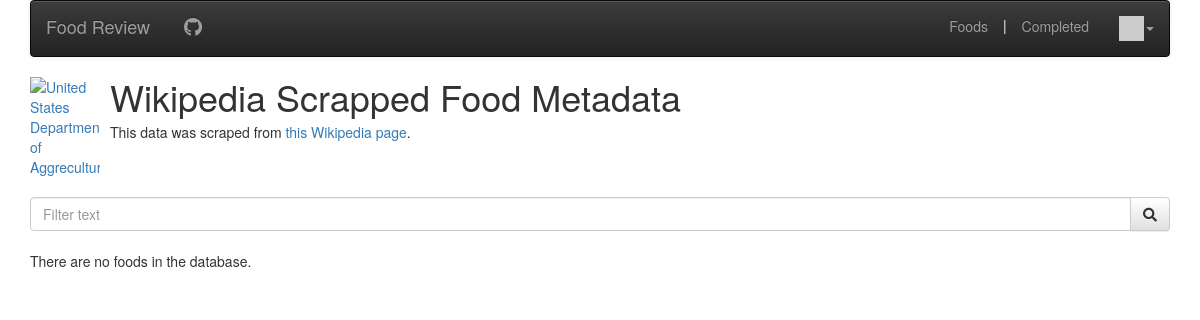
The page /categories (signed in) on the database as committed earlier.
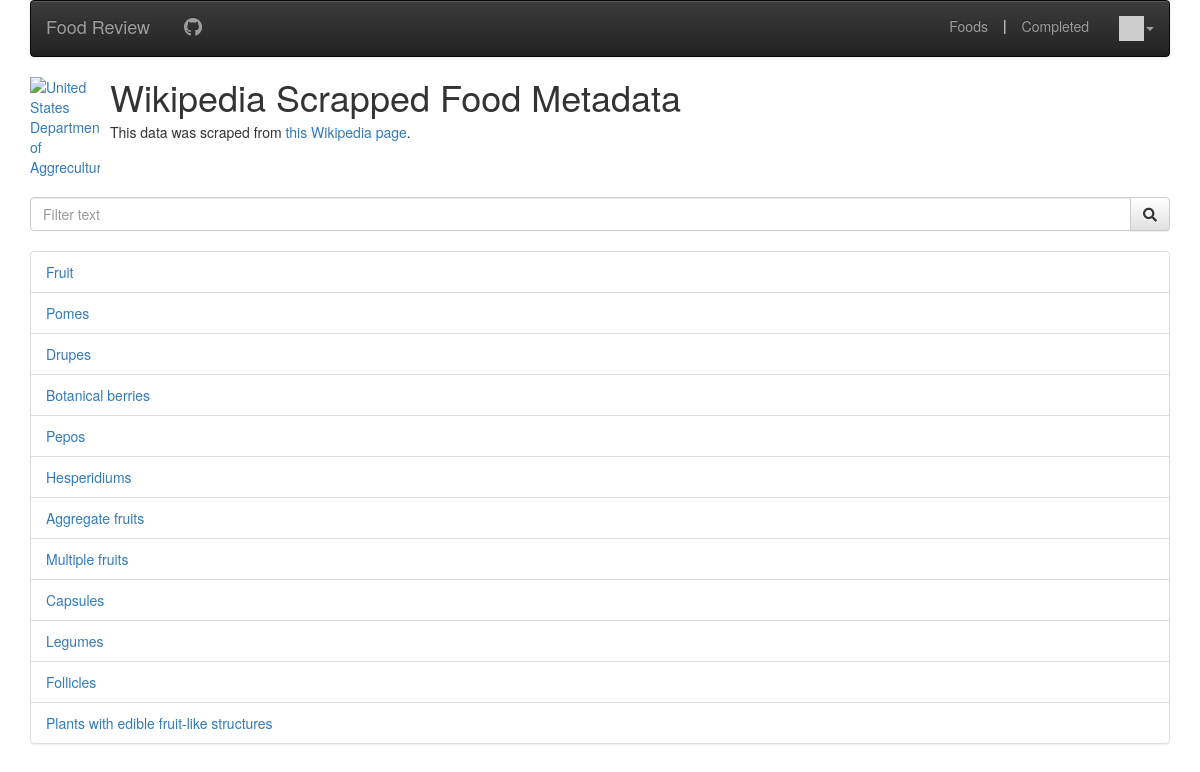
The same page on the database as committed later.
### review/models.py (models this page shows, shortened)
class WikiCategory(models.Model):
    name = models.CharField(
        max_length=200,
        blank=False,
        validators=[MinLengthValidator(
            2, "Category names must be longer than 1 character")]
    )
    description = models.CharField(max_length=30000)
    wiki_url = models.CharField(max_length=1000, null=True)
    parent_category = models.ForeignKey(
        'WikiCategory', on_delete=models.SET_NULL, null=True)
    foods = models.ManyToManyField('WikiFood', through='WikiCategoryAssignment', blank=True)

### review/views/wiki_views.py (the view)
# urls.py: path('categories', views.CategoryList.as_view(), name='categories'),
class CategoryList(ListView):
    template_name = 'review/category_list.html'
    model = WikiCategory

### home/context_processors.py (called while the page is built)
def settings(request):
    return {
        'settings': django_settings,
    }

### home/templatetags/app_tags.py (called while the page is built)
@register.filter(name='gravatar')
def gravatar(user, size=35):
    email = str(user.email.strip().lower()).encode('utf-8')
    email_hash = md5(email).hexdigest()
    url = "//www.gravatar.com/avatar/{0}?s={1}&d=identicon&r=PG"
    return url.format(email_hash, size)

### review/templates/review/category_list.html (shortened to what this page needs)
{% extends "base_menu.html" %}
{% block content %}
<div class="media">
  <div class="media-left">
    <a href="#">
      <img class="media-object" alt="United States Department of Aggreculture" src="https://upload.wikimedia.org/wikipedia/en/thumb/8/80/Wikipedia-logo-v2.svg/1200px-Wikipedia-logo-v2.svg.png">
    </a>
  </div>
  <div class="media-body">
    <h1 class="media-heading">Wikipedia Scrapped Food Metadata </h1>
    This data was scraped from <a href="{{food.wiki_url}}" target="_blank">this Wikipedia page</a>.
  </div>
</div>
<br>
<form method="GET" id="search_form" action="{% url 'review:foods' %}?filter='{{ term }}'">
  <div class="input-group">
    <input id="filter" name="filter" placeholder="Filter text" class="form-control" type="text" >
    <span class="input-group-btn">
      <button class="btn btn-default" id="search_button"><i class="fa fa-search"></i></button>
    </span>
  </div>
</form>
<br>
{% if wikicategory_list %}
<ul class="list-group">
  {% for food in wikicategory_list %}
    <li class="list-group-item">
      <a href="{% url 'review:food_usda' food.id %}">{{food.name}}</a>
    </li>
  {% endfor %}
</ul>
{% else %}
  <p>There are no foods in the database.</p>
{% endif %}
{% endblock content %}

Rows that differ between the two databases and show on the page:
added WikiCategory: name "Fruit"
added WikiCategory: name "Pomes"
added WikiCategory: name "Drupes"
added WikiCategory: name "Botanical berries"
added WikiCategory: name "Pepos"
added WikiCategory: name "Hesperidiums"
added WikiCategory: name "Aggregate fruits"
added WikiCategory: name "Multiple fruits"
added WikiCategory: name "Capsules"
added WikiCategory: name "Legumes"
added WikiCategory: name "Follicles"
added WikiCategory: name "Plants with edible fruit-like structures"
Other text that changed with them:
text no longer shown: "There are no foods in the database."
